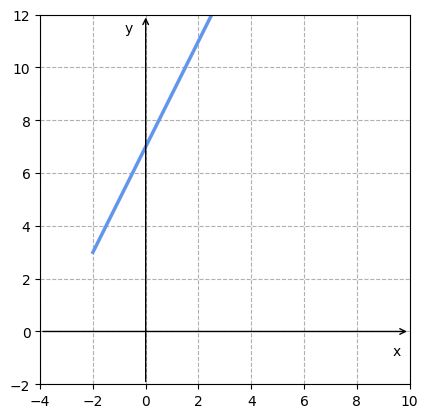

Write Python code to recreate this figure.
import matplotlib.pyplot as plt
import numpy as np

# Set limits
xmin = -4
xmax = 10
ymin = -2
ymax = 12

# Define the parameters
k = np.linspace(0, 10, 100)  # Range of k values
x = k * 1 + (-2)  # x-coordinate of the segment
y = k * 2 + 3  # y-coordinate of the segment

# Plotting
fig, ax = plt.subplots()
ax.plot(x, y, color='cornflowerblue', linewidth=2.5)  # Adjust color and linewidth

# Set the aspect ratio and limits
ax.set_aspect('equal')
ax.set_xlim([xmin, xmax])
ax.set_ylim([ymin, ymax])

# Set the grid
ax.grid(True, linestyle='--')

# Set the ticks
ax.set_xticks(np.arange(xmin, xmax+0.01, 2))
ax.set_yticks(np.arange(ymin, ymax+0.01, 2))

# Set the arrow for the x-axis
ax.annotate('', xy=(xmax, 0), xytext=(xmin, 0),
            arrowprops=dict(arrowstyle='->'))

# Set the arrow for the y-axis
ax.annotate('', xy=(0, ymax), xytext=(0, ymin),
            arrowprops=dict(arrowstyle='->'))

# Add text "y" at (-2, ymax - offset)
offset = 0.5
ax.text(-offset, ymax - offset, 'y', ha='right', va='center')

# Add text "x" at (xmax - offset, -2)
ax.text(xmax - offset, -offset, 'x', ha='center', va='top')

# Save the plot with minimal margins/padding
# plt.show()
plt.savefig('plot1.png', bbox_inches='tight')

